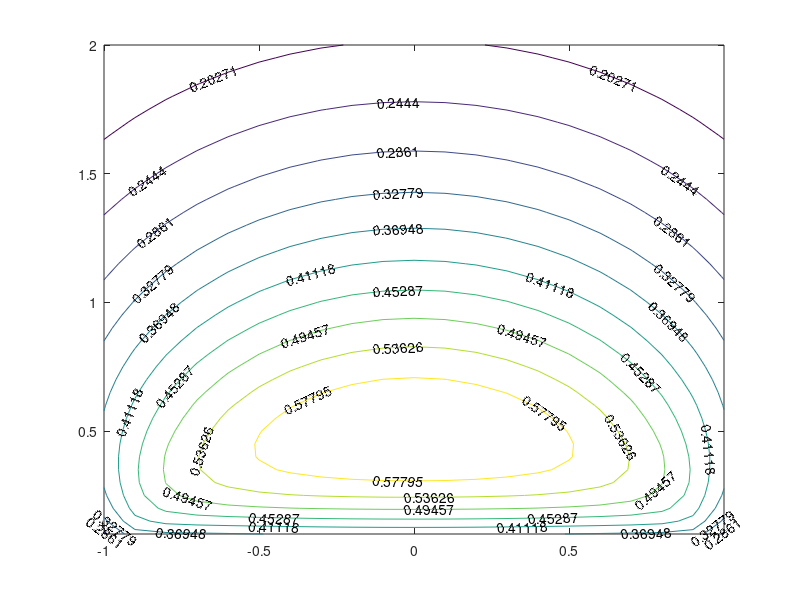

Write MATLAB code to recreate this figure.
nu = .3;
mu = 10000;
R1 = 1;
R2 = 1;
A = (2-2*nu)/mu;
k = 1/R1 + 1/R2;
a = .01;
p0 = -4*k*a/(pi*A);
[r,z] = meshgrid(-1.0005*a:.001:a,.001:.0005:2*a);
[len,wid] = size(r);
ra = r/a;
za = z/a;

% P = 8*k*a^3/(3*A)

maxshear = zeros(len*wid,1);
sigtest = zeros(len*wid,1);

for i = 1:len*wid
    u = (.5*(ra(i)^2+za(i)^2-1+sqrt((ra(i)^2+za(i)^2-1)^2+4*za(i)^2)));
    sigthth = -p0*((1-2*nu)/3*1/ra(i)^2*(1-(za(i)/sqrt(u))^3)+za(i)/sqrt(u)*(2*nu+(1-nu)*u/(1+u)-(1+nu)*sqrt(u)*atan(1/sqrt(u))));
    sigzz = -p0*((za(i)/sqrt(u))^3*u/(u^2+za(i)^2));
    sigrr = p0*((1-2*nu)/3*1/ra(i)^2*(1-(za(i)/sqrt(u))^3)+(za(i)/sqrt(u))^3*u/(u^2+za(i)^2)+za(i)/sqrt(u)*((1-nu)*u/(1+u)+(1+nu)*sqrt(u)*atan(1/sqrt(u))-2));
    taurz = -p0*(ra(i)*za(i)^2/(u^2+za(i)^2)*sqrt(u)/(1+u));
    
    sig = [(sigrr),0,(taurz);0,(sigthth),0;(taurz),0,(sigzz)];
    
    eigens = eig(sig);
    
   sigtest(i) = sigthth;
    maxshear(i) = max([abs(eigens(1)-eigens(2)), abs(eigens(1)-eigens(3)),abs(eigens(3)-eigens(2))]);
end

[C,h]= contour(r/a,z/a,reshape((maxshear/(-p0)),len,wid));
clabel(C,h)
